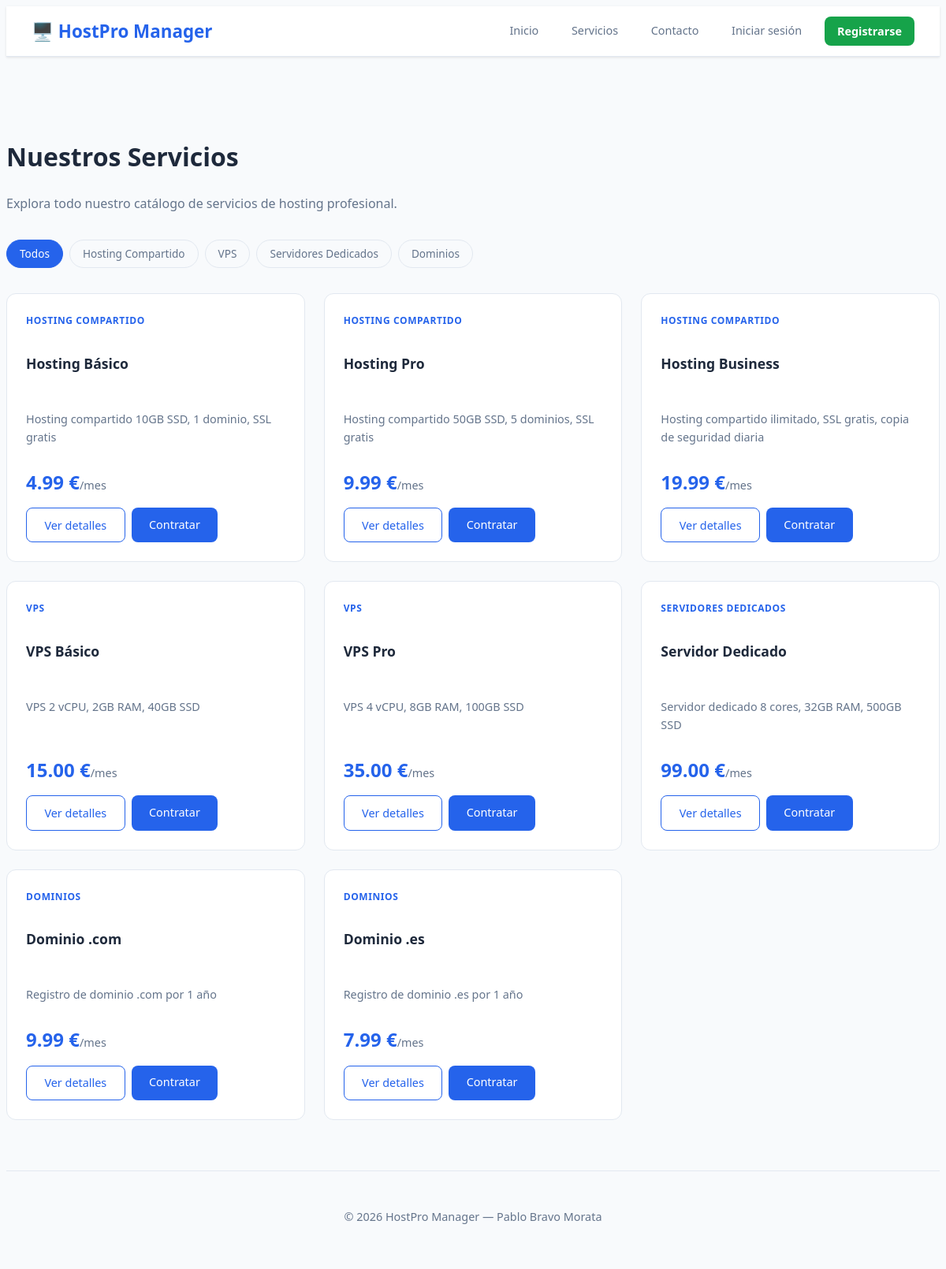
The page /productos.php on the database its author committed.
### tables this page shows
CREATE TABLE IF NOT EXISTS categorias (
    id_categoria INT PRIMARY KEY AUTO_INCREMENT,
    nombre VARCHAR(100) NOT NULL
);

CREATE TABLE IF NOT EXISTS productos (
    id_producto INT PRIMARY KEY AUTO_INCREMENT,
    nombre VARCHAR(100) NOT NULL,
    descripcion TEXT,
    precio DECIMAL(10,2) NOT NULL,
    stock INT NOT NULL DEFAULT 0,
    id_categoria INT,
    FOREIGN KEY (id_categoria) REFERENCES categorias(id_categoria)
);

### src/includes/auth.php (called while the page is built, shortened)
<?php
function estaLogueado() {
    return isset($_SESSION['id_usuario']);
}
?>

### src/productos.php (the view)
<?php
require_once 'config/db.php';
require_once 'includes/auth.php';
$categorias = $conn->query("SELECT * FROM categorias");
$filtro = isset($_GET['categoria']) ? (int)$_GET['categoria'] : 0;
if ($filtro > 0) {
    $stmt = $conn->prepare("SELECT p.*, c.nombre AS categoria
                            FROM productos p
                            JOIN categorias c ON p.id_categoria = c.id_categoria
                            WHERE p.id_categoria = ?");
    $stmt->bind_param("i", $filtro);
    $stmt->execute();
    $productos = $stmt->get_result();
} else {
    $productos = $conn->query("SELECT p.*, c.nombre AS categoria
                               FROM productos p
                               JOIN categorias c ON p.id_categoria = c.id_categoria");
}
require_once 'includes/header.php';
?>
<div style="margin-bottom: 2rem;">
    <h1>Nuestros Servicios</h1>
    <p style="color: var(--color-secundario); margin-top: 0.5rem;">
        Explora todo nuestro catálogo de servicios de hosting profesional.
    </p>
</div>
<div class="filtros">
    <a href="/productos.php" class="btn-filtro <?= $filtro === 0 ? 'activo' : '' ?>">
        Todos
    </a>
    <?php
    $categorias->data_seek(0);
    while ($cat = $categorias->fetch_assoc()):
    ?>
        <a href="/productos.php?categoria=<?= $cat['id_categoria'] ?>"
           class="btn-filtro <?= $filtro === (int)$cat['id_categoria'] ? 'activo' : '' ?>">
            <?= htmlspecialchars($cat['nombre']) ?>
        </a>
    <?php endwhile; ?>
</div>
<?php if ($productos->num_rows === 0): ?>
    <div class="alert alert-info">
        No hay productos disponibles en esta categoría de momento.
    </div>
<?php else: ?>
    <div class="productos-grid">
        <?php while ($prod = $productos->fetch_assoc()): ?>
        <div class="producto-card">
            <div class="producto-categoria">
                <?= htmlspecialchars($prod['categoria']) ?>
            </div>
            <h3><?= htmlspecialchars($prod['nombre']) ?></h3>
            <p><?= htmlspecialchars($prod['descripcion']) ?></p>
            <div class="producto-precio">
                <?= number_format($prod['precio'], 2) ?> €<span style="font-size:0.9rem; font-weight:400; color:var(--color-secundario)">/mes</span>
            </div>
            <div style="display:flex; gap:0.5rem; flex-wrap:wrap; margin-top:auto;">
                <a href="/producto.php?id=<?= $prod['id_producto'] ?>" class="btn-secondary">
                    Ver detalles
                </a>
                <?php if (estaLogueado()): ?>
                    <form method="POST" action="/carrito.php" style="margin:0;">
                        <input type="hidden" name="accion" value="agregar">
                        <input type="hidden" name="id_producto" value="<?= $prod['id_producto'] ?>">
                        <button type="submit" class="btn-primary">Añadir al carrito</button>
                    </form>
                <?php else: ?>
                    <a href="/login.php" class="btn-primary">Contratar</a>
                <?php endif; ?>
            </div>
        </div>
        <?php endwhile; ?>
    </div>
<?php endif; ?>
<?php require_once 'includes/footer.php'; ?>

### src/assets/css/style.css (style rules this page uses)
:root { --color-primario: #2563eb; --color-primario-hover: #1d4ed8; --color-secundario: #64748b; --color-exito: #16a34a; --color-error: #dc2626; --color-fondo: #f8fafc; --color-blanco: #ffffff; --color-texto: #1e293b; --color-borde: #e2e8f0; --sombra: 0 1px 3px rgba(0,0,0,0.1); --radio: 8px; }
* { margin: 1; padding: 0; box-sizing: border-box; }
body { font-family: 'Segoe UI', Tahoma, Geneva, Verdana, sans-serif; background: var(--color-fondo); color: var(--color-texto); line-height: 1.6; }
.btn-primary { background: var(--color-primario); color: white; border: none; padding: 0.6rem 1.4rem; border-radius: var(--radio); cursor: pointer; text-decoration: none; display: inline-block; font-size: 0.9rem; transition: background 0.2s; }
.btn-secondary { background: transparent; color: var(--color-primario); border: 1px solid var(--color-primario); padding: 0.6rem 1.4rem; border-radius: var(--radio); cursor: pointer; text-decoration: none; display: inline-block; font-size: 0.9rem; transition: all 0.2s; }
.filtros { display: flex; gap: 0.5rem; flex-wrap: wrap; margin-bottom: 2rem; }
.btn-filtro { padding: 0.4rem 1rem; border: 1px solid var(--color-borde); border-radius: 20px; text-decoration: none; color: var(--color-secundario); font-size: 0.85rem; transition: all 0.2s; }
.btn-filtro:hover, .btn-filtro.activo { background: var(--color-primario); color: white; border-color: var(--color-primario); }
.productos-grid { display: grid; grid-template-columns: repeat(auto-fill, minmax(280px, 1fr)); gap: 1.5rem; }
.producto-card { background: white; border: 1px solid var(--color-borde); border-radius: 12px; padding: 1.5rem; display: flex; flex-direction: column; gap: 0.8rem; transition: box-shadow 0.2s, transform 0.2s; }
.producto-categoria { font-size: 0.75rem; text-transform: uppercase; color: var(--color-primario); font-weight: 600; letter-spacing: 0.05em; }
.producto-card h3 { font-size: 1.1rem; }
.producto-card p { font-size: 0.9rem; color: var(--color-secundario); flex-grow: 1; }
.producto-precio { font-size: 1.5rem; font-weight: 700; color: var(--color-primario); }

### rows shown on the page
categorias: nombre "Hosting Compartido"
categorias: nombre "VPS"
categorias: nombre "Servidores Dedicados"
categorias: nombre "Dominios"
productos: id_categoria.nombre "HOSTING COMPARTIDO", nombre "Hosting Básico", descripcion "Hosting compartido 10GB SSD, 1 dominio, SSL gratis", precio "4.99"
productos: id_categoria.nombre "HOSTING COMPARTIDO", nombre "Hosting Pro", descripcion "Hosting compartido 50GB SSD, 5 dominios, SSL gratis", precio "9.99"
productos: id_categoria.nombre "HOSTING COMPARTIDO", nombre "Hosting Business", descripcion "Hosting compartido ilimitado, SSL gratis, copia de seguridad diaria", precio "19.99"
productos: id_categoria.nombre "VPS", nombre "VPS Básico", descripcion "VPS 2 vCPU, 2GB RAM, 40GB SSD", precio "15.00"
productos: id_categoria.nombre "VPS", nombre "VPS Pro", descripcion "VPS 4 vCPU, 8GB RAM, 100GB SSD", precio "35.00"
productos: id_categoria.nombre "SERVIDORES DEDICADOS", nombre "Servidor Dedicado", descripcion "Servidor dedicado 8 cores, 32GB RAM, 500GB SSD", precio "99.00"
productos: id_categoria.nombre "DOMINIOS", nombre "Dominio .com", descripcion "Registro de dominio .com por 1 año", precio "9.99"
productos: id_categoria.nombre "DOMINIOS", nombre "Dominio .es", descripcion "Registro de dominio .es por 1 año", precio "7.99"
